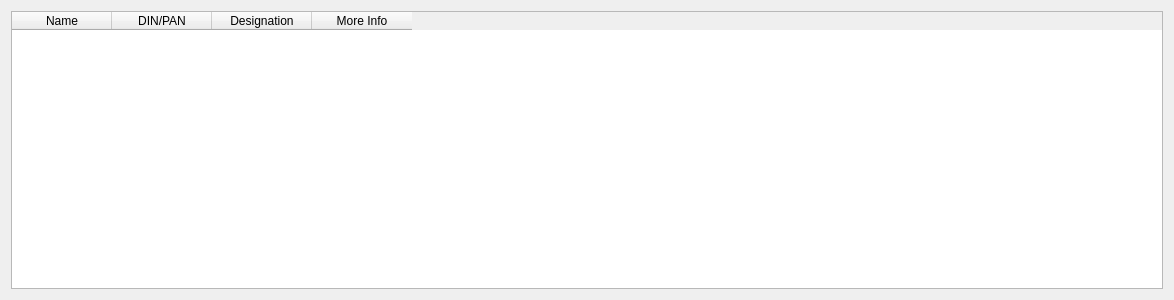
<?xml version="1.0" encoding="UTF-8"?>
<ui version="4.0">
 <class>Form</class>
 <widget class="QWidget" name="Form">
  <property name="geometry">
   <rect>
    <x>0</x>
    <y>0</y>
    <width>1174</width>
    <height>300</height>
   </rect>
  </property>
  <property name="windowTitle">
   <string>Form</string>
  </property>
  <layout class="QGridLayout" name="gridLayout">
   <item row="0" column="0">
    <widget class="QTableWidget" name="tableWidget">
     <column>
      <property name="text">
       <string>Name</string>
      </property>
     </column>
     <column>
      <property name="text">
       <string>DIN/PAN</string>
      </property>
     </column>
     <column>
      <property name="text">
       <string>Designation</string>
      </property>
     </column>
     <column>
      <property name="text">
       <string>More Info</string>
      </property>
     </column>
    </widget>
   </item>
  </layout>
 </widget>
 <resources/>
 <connections/>
</ui>
